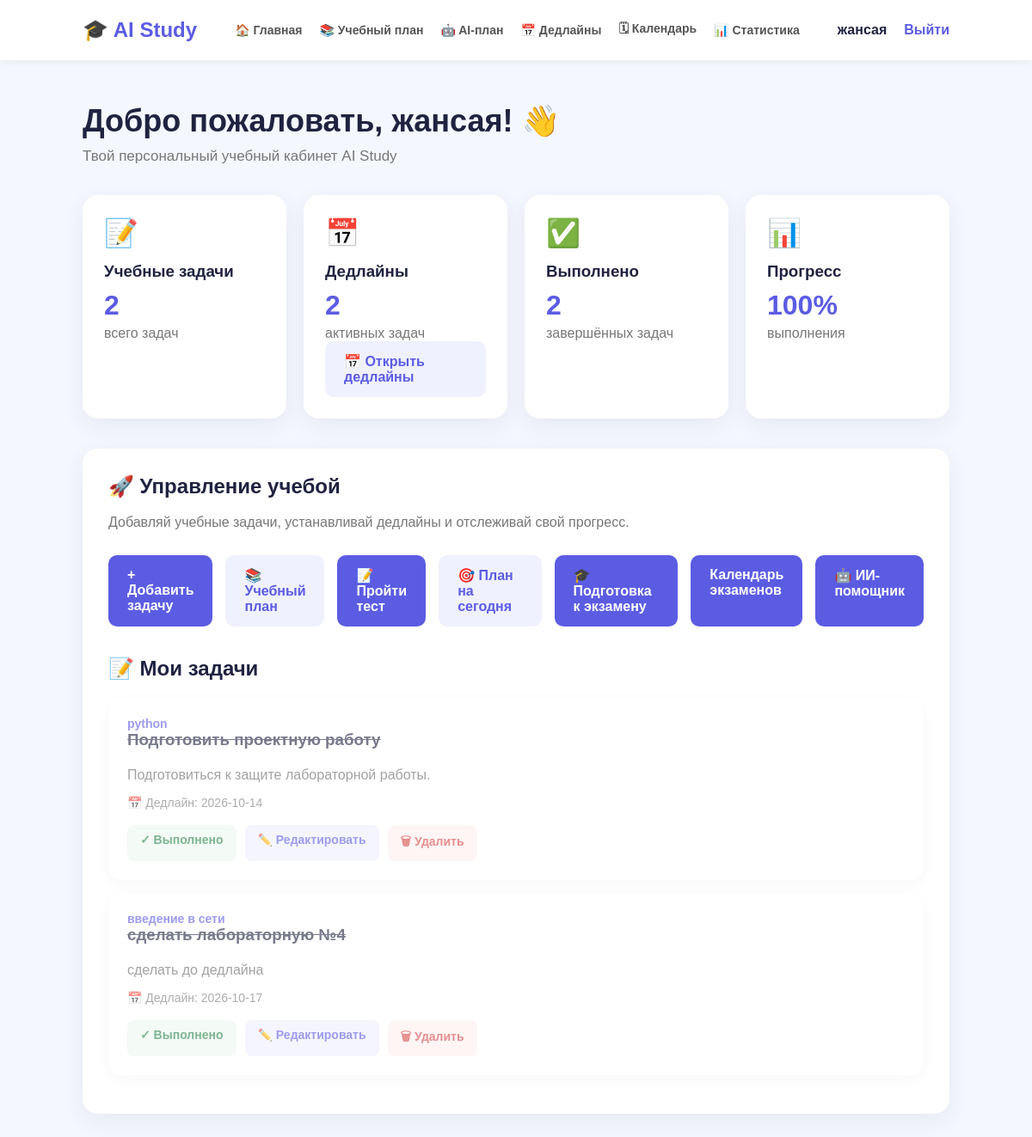
The app's page /dashboard (signed in) with its own data.
### tables this page shows
CREATE TABLE tasks (
            id INTEGER PRIMARY KEY AUTOINCREMENT,
            user_id INTEGER NOT NULL,
            title TEXT NOT NULL,
            subject TEXT NOT NULL,
            description TEXT,
            deadline TEXT,
            completed INTEGER DEFAULT 0,
            FOREIGN KEY (user_id) REFERENCES users(id)
        );

### app.py (the view)
@app.route("/dashboard")
def dashboard():
    if "user_id" not in session:
        return redirect(url_for("login"))
    conn = get_db()
    tasks = conn.execute(
        """
        SELECT *
        FROM tasks
        WHERE user_id = ?
        ORDER BY completed ASC, deadline ASC
        """,
        (session["user_id"],)
    ).fetchall()
    conn.close()
    total_tasks = len(tasks)
    completed_tasks = sum(
        1 for task in tasks
        if task["completed"] == 1
    )
    deadline_tasks = sum(
    1 for task in tasks
    if task["deadline"]
)
    if total_tasks > 0:
        progress = round(
            completed_tasks / total_tasks * 100
        )
    else:
        progress = 0
    return render_template(
        "dashboard.html",
        name=session["user_name"],
        email=session["user_email"],
        tasks=tasks,
        total_tasks=total_tasks,
        completed_tasks=completed_tasks,
        deadline_tasks=deadline_tasks,
        progress=progress
    )

### app.py (called while the page is built)
def get_db():
    conn = sqlite3.connect("database.db")
    conn.row_factory = sqlite3.Row
    return conn

### templates/dashboard.html (shortened to what this page needs)
<!DOCTYPE html>
<html lang="ru">
<head>
</head>
<body>
<header>
    <div class="logo">
        🎓 AI Study
    </div>
    <nav class="navigation">
        <a href="/dashboard">
            🏠 Главная
        </a>
        <a href="/study_plan">
            📚 Учебный план
        </a>
<a href="/ai_plan">🤖 AI-план</a>
        <a href="/deadlines">
            📅 Дедлайны
        </a>
        <a href="{{ url_for('calendar_page') }}">
    🗓 Календарь
</a>
        <a href="/statistics">
            📊 Статистика
        </a>
    </nav>
    <div class="user">
        <span class="user-name">
            {{ name }}
        </span>
        <a href="/logout" class="logout">
            Выйти
        </a>
    </div>
</header>
<main>
    <div class="welcome">
        <h1>
            Добро пожаловать, {{ name }}! 👋
        </h1>
        <p>
            Твой персональный учебный кабинет AI Study
        </p>
    </div>
    <div class="cards">
        <div class="card">
            <div class="icon">
                📝
            </div>
            <h3>
                Учебные задачи
            </h3>
            <div class="number">
                {{ total_tasks }}
            </div>
            <p>
                всего задач
            </p>
        </div>
        <div class="card">
            <div class="icon">
                📅
            </div>
            <h3>
                Дедлайны
            </h3>
            <div class="number">
                {{ deadline_tasks }}
            </div>
            <p>
                активных задач
            </p>
<a href="/deadlines" class="button secondary">
    📅 Открыть дедлайны
</a>
        </div>
        <div class="card">
            <div class="icon">
                ✅
            </div>
            <h3>
                Выполнено
            </h3>
            <div class="number">
                {{ completed_tasks }}
            </div>
            <p>
                завершённых задач
            </p>
        </div>
        <div class="card">
            <div class="icon">
                📊
            </div>
            <h3>
                Прогресс
            </h3>
            <a href="/statistics" style="text-decoration: none;">
    <div class="number">
        {{ progress }}%
    </div>
</a>
            <p>
                выполнения
            </p>
        </div>
    </div>
    <div class="content">
        <h2>
            🚀 Управление учебой
        </h2>
        <p>
            Добавляй учебные задачи, устанавливай дедлайны
            и отслеживай свой прогресс.
        </p>
        <div class="buttons">
            <a href="/add_task" class="button">
                + Добавить задачу
            </a>
            <a href="/study_plan" class="button secondary">
                📚 Учебный план
            </a>
            <a href="/quiz" class="button">
                📝 Пройти тест
            </a>
            <a href="/daily_learning" class="button secondary">
                🎯 План на сегодня
            </a>
            <a href="{{ url_for('exam_prep') }}" class="button">
                🎓 Подготовка к экзамену
            </a>
<a href="{{ url_for('calendar_page') }}" class="button">
     Календарь экзаменов
</a>
<a href="{{ url_for('ai_assistant') }}" class="button">
    🤖 ИИ-помощник
</a>
        </div>
    <div class="tasks">
        <h2>
            📝 Мои задачи
        </h2>
        {% if tasks %}
            {% for task in tasks %}
            <div class="task {% if task['completed'] == 1 %}completed{% endif %}">
                <div class="task-top">
                    <div>
                        <div class="subject">
                            {{ task['subject'] }}
                        </div>
                        <h3>
                            {{ task['title'] }}
                        </h3>
                    </div>
                </div>
                {% if task['description'] %}
                <div class="description">
                    {{ task['description'] }}
                </div>
                {% endif %}
                {% if task['deadline'] %}
                <div class="deadline">
                    📅 Дедлайн: {{ task['deadline'] }}
                </div>
                {% endif %}
                <div class="task-actions">
                    {% if task['completed'] == 0 %}
                    <a
                        href="/complete_task/{{ task['id'] }}"
                        class="complete"
                    >
                        ✓ Выполнить
                    </a>
                    {% else %}
                    <span class="complete">
                        ✓ Выполнено
                    </span>
                    {% endif %}
<a
    href="/edit_task/{{ task['id'] }}"
    class="edit"
>
    ✏️ Редактировать
</a>
                    <a
                        href="/delete_task/{{ task['id'] }}"
                        class="delete"
                    >
                        🗑 Удалить
                    </a>
                </div>
            </div>
            {% endfor %}
        {% endif %}
    </div>
</main>
</body>
</html>

### templates/dashboard.html (style rules this page uses)
* { margin: 0; padding: 0; box-sizing: border-box; }
body { font-family: Arial, sans-serif; background: #f5f7ff; color: #1f2340; }
header { height: 70px; background: white; display: flex; align-items: center; justify-content: space-between; padding: 0 8%; box-shadow: 0 2px 10px rgba(0, 0, 0, 0.05); }
.logo { font-size: 24px; font-weight: bold; color: #5b5ce2; }
.user { display: flex; align-items: center; gap: 20px; }
.navigation { display: flex; align-items: center; gap: 20px; }
.navigation a { color: #555; text-decoration: none; font-size: 14px; font-weight: bold; }
.user-name { font-weight: bold; }
.logout { color: #5b5ce2; text-decoration: none; font-weight: bold; }
main { padding: 50px 8%; }
.welcome { margin-bottom: 35px; }
.welcome h1 { font-size: 36px; margin-bottom: 10px; }
.welcome p { color: #777; font-size: 17px; }
.cards { display: grid; grid-template-columns: repeat(4, 1fr); gap: 20px; margin-bottom: 35px; }
.card { background: white; padding: 25px; border-radius: 18px; box-shadow: 0 8px 25px rgba(50, 50, 100, 0.08); }
.icon { font-size: 32px; margin-bottom: 15px; }
.card h3 { margin-bottom: 10px; }
.number { font-size: 32px; font-weight: bold; color: #5b5ce2; margin-bottom: 5px; }
.card p { color: #777; }
.content { background: white; padding: 30px; border-radius: 18px; box-shadow: 0 8px 25px rgba(50, 50, 100, 0.08); }
.content h2 { margin-bottom: 15px; }
.content > p { color: #777; line-height: 1.6; margin-bottom: 25px; }
.buttons { display: flex; gap: 15px; }
.button { display: inline-block; padding: 14px 22px; background: #5b5ce2; color: white; text-decoration: none; border-radius: 10px; font-weight: bold; }
.button.secondary { background: #f0f1ff; color: #5b5ce2; }
.tasks { margin-top: 35px; }
.tasks h2 { margin-bottom: 20px; }
.task { background: white; padding: 22px; border-radius: 15px; margin-bottom: 15px; box-shadow: 0 5px 20px rgba(50, 50, 100, 0.06); }
.task-top { display: flex; justify-content: space-between; gap: 20px; }
.task h3 { margin-bottom: 8px; }
.subject { color: #5b5ce2; font-weight: bold; font-size: 14px; }
.description { color: #666; margin-top: 10px; line-height: 1.5; }
.deadline { color: #777; margin-top: 12px; font-size: 14px; }
.task-actions { margin-top: 18px; display: flex; gap: 10px; }
.complete { padding: 9px 15px; background: #eef8f1; color: #278348; border-radius: 8px; text-decoration: none; font-size: 14px; font-weight: bold; }
.delete { padding: 9px 15px; background: #fff0f0; color: #d64545; border-radius: 8px; text-decoration: none; font-size: 14px; font-weight: bold; }
.edit { padding: 9px 15px; background: #f0f0ff; color: #5b5ce2; border-radius: 8px; text-decoration: none; font-size: 14px; font-weight: bold; }
.completed { opacity: 0.6; }
.completed h3 { text-decoration: line-through; }

### records on screen
tasks: subject "python", title "Подготовить проектную работу", description "Подготовиться к защите лабораторной работы.", deadline "2026-10-14", completed "✓ Выполнено"
tasks: subject "введение в сети", title "сделать лабораторную №4", description "сделать до дедлайна", deadline "2026-10-17", completed "✓ Выполнено"

### other values on screen
{{ name }} "жансая"
{{ total_tasks }} "2"
{{ deadline_tasks }} "2"
{{ completed_tasks }} "2"
{{ progress }} "100"
